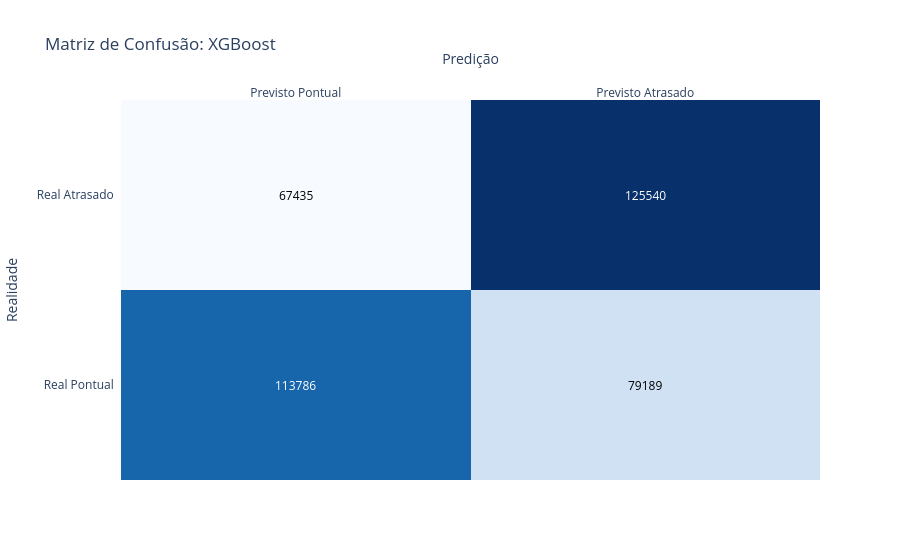

This figure's notebook cell:
### Code cell
fig_xgb = plot_confusion_matrix(y_test, y_pred_xgb, 'Matriz de Confusão: XGBoost')
fig_xgb.show()

### Figure 1 — Plotly figure (JSON) as saved in the notebook; plotly's stock layout.template omitted (floating-point values rounded to 4 significant figures)
{"data": [{"colorscale": [[0, "rgb(247,251,255)"], [0.125, "rgb(222,235,247)"], [0.25, "rgb(198,219,239)"], [0.375, "rgb(158,202,225)"], [0.5, "rgb(107,174,214)"], [0.625, "rgb(66,146,198)"], [0.75, "rgb(33,113,181)"], [0.875, "rgb(8,81,156)"], [1, "rgb(8,48,107)"]], "reversescale": false, "showscale": false, "type": "heatmap", "x": ["Previsto Pontual", "Previsto Atrasado"], "y": ["Real Pontual", "Real Atrasado"], "z": [[113786, 79189], [67435, 125540]]}], "layout": {"annotations": [{"font": {"color": "#FFFFFF"}, "showarrow": false, "text": "113786", "x": "Previsto Pontual", "xref": "x", "y": "Real Pontual", "yref": "y"}, {"font": {"color": "#000000"}, "showarrow": false, "text": "79189", "x": "Previsto Atrasado", "xref": "x", "y": "Real Pontual", "yref": "y"}, {"font": {"color": "#000000"}, "showarrow": false, "text": "67435", "x": "Previsto Pontual", "xref": "x", "y": "Real Atrasado", "yref": "y"}, {"font": {"color": "#FFFFFF"}, "showarrow": false, "text": "125540", "x": "Previsto Atrasado", "xref": "x", "y": "Real Atrasado", "yref": "y"}], "title": {"text": "Matriz de Confusão: XGBoost"}, "xaxis": {"dtick": 1, "gridcolor": "rgb(0, 0, 0)", "side": "top", "ticks": "", "title": {"text": "Predição"}}, "yaxis": {"dtick": 1, "ticks": "", "ticksuffix": "  ", "title": {"text": "Realidade"}}}}
